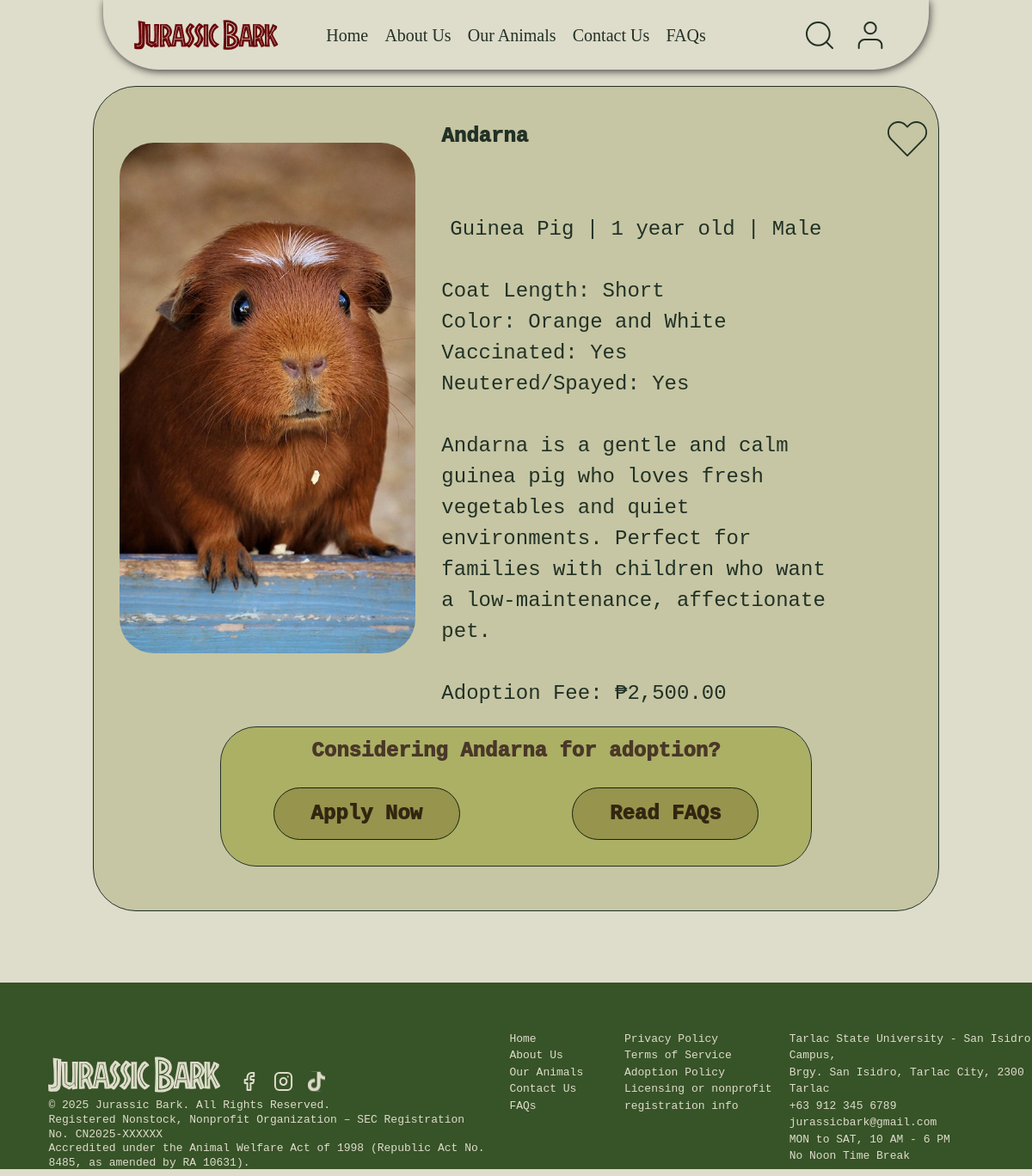
The app's page /petDetails.php?id=12, older data.
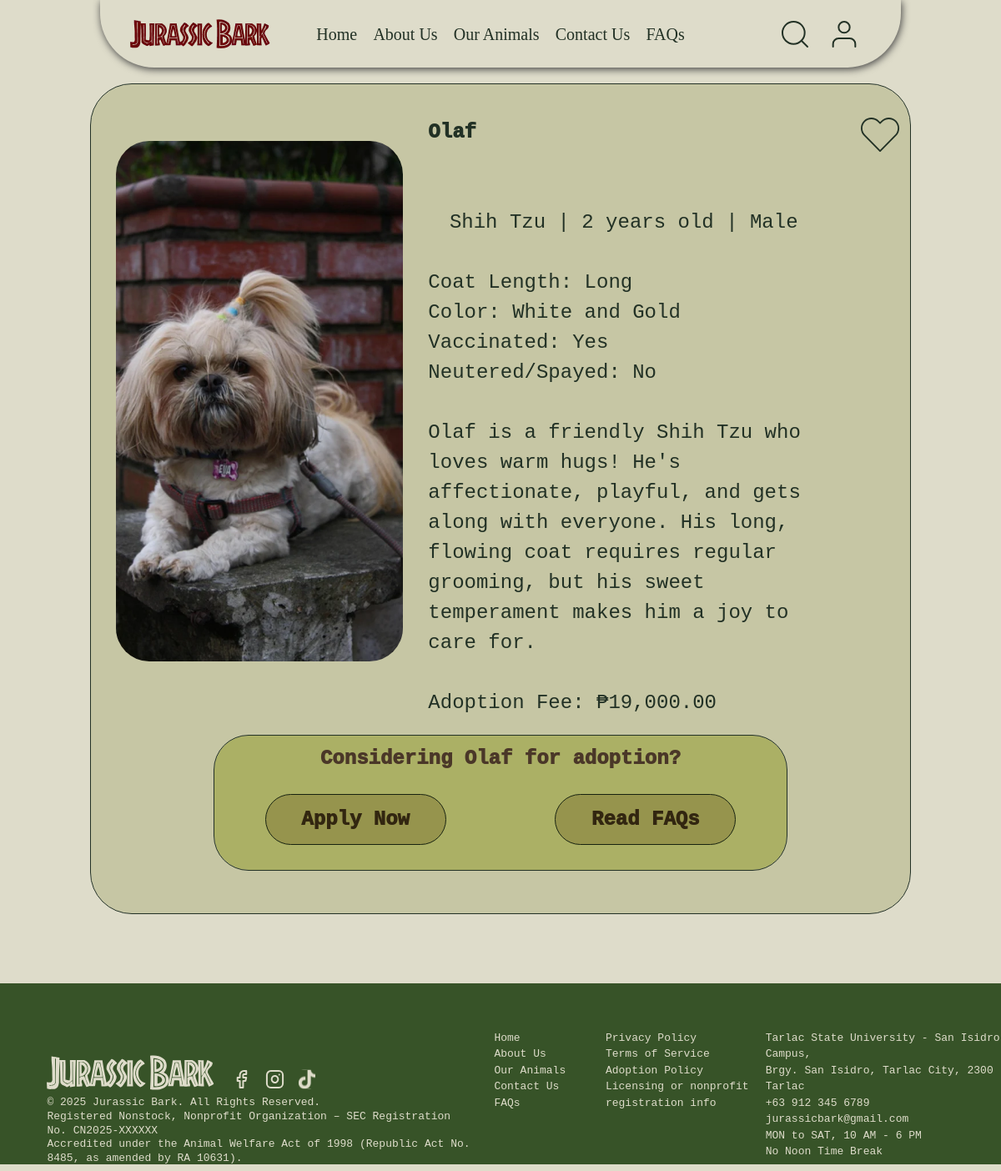
The same page, newer data.
### tables this page shows
CREATE TABLE `pets` (
  `petID` int(11) NOT NULL,
  `name` varchar(50) NOT NULL,
  `type` varchar(50) NOT NULL,
  `breed` varchar(50) NOT NULL,
  `age` int(11) NOT NULL,
  `price` double NOT NULL,
  `details` longtext NOT NULL CHECK (json_valid(`details`)),
  `imageDirectory` varchar(255) NOT NULL,
  `adoptedById` int(11) DEFAULT NULL
);

### petDetails.php (the view, shortened to what the changed rows need)
<?php
$petId = isset($_GET['id']) ? intval($_GET['id']) : 0;
$pet = null;
$error = null;
if ($petId > 0) {
    try {
        $host = '127.0.0.1';
        $dbname = 'adoptiondb';
        $username = 'root';
        $password = '';
        $pdo = new PDO("mysql:host=$host;dbname=$dbname;charset=utf8mb4", $username, $password);
        $pdo->setAttribute(PDO::ATTR_ERRMODE, PDO::ERRMODE_EXCEPTION);
        $stmt = $pdo->prepare("SELECT petID, name, type, breed, age, price, details, imageDirectory FROM pets WHERE petID = :petId");
        $stmt->bindParam(':petId', $petId, PDO::PARAM_INT);
        $stmt->execute();
        $pet = $stmt->fetch(PDO::FETCH_ASSOC);
    } catch (PDOException $e) {
        $error = "Database error: " . $e->getMessage();
    }
} else {
    $error = "Invalid pet ID.";
}
$gender = 'Unknown';
$color = 'Unknown';
$personality = 'No description available';
$vaccinated = 'Unknown';
$neutered = 'Unknown';
$coatLength = 'Unknown';
if ($pet) {
    $details = json_decode($pet['details'], true);
    if ($details) {
        $gender = isset($details['gender']) ? $details['gender'] : 'Unknown';
        $color = isset($details['color']) ? $details['color'] : 'Unknown';
        $personality = isset($details['personality']) ? $details['personality'] : 'No description available';
        $vaccinated = isset($details['vaccinated']) ? ($details['vaccinated'] ? 'Yes' : 'No') : 'Unknown';
        $neutered = isset($details['spayed_neutered']) ? ($details['spayed_neutered'] ? 'Yes' : 'No') : 'Unknown';
        $coatLength = isset($details['coat_length']) ? $details['coat_length'] : 'Unknown';
    }
}
$ageText = $pet ? ($pet['age'] > 1 ? $pet['age'] . ' years old' : $pet['age'] . ' year old') : '';
?>
<!DOCTYPE html>
<html lang="en">
<head>
    <link rel="stylesheet" href="petDetails.css">
    <link rel="stylesheet" href="global-application-styles.css">
    <link rel="stylesheet" href="globalFooterNav.css">
</head>
<body>
    <?php if ($error): ?>
        <div style="text-align: center; padding: 50px; width: 82%;">
            <h2>Error</h2>
            <p><?php echo htmlspecialchars($error); ?></p>
            <p><a href="ourAnimals.php" style="color: #223125; text-decoration: underline;">Back to Animals List</a></p>
        </div>
    <?php elseif ($pet): ?>
    <div class="petDetailsCon">
        <div class="petDetailsBg"></div>
        <div class="imageCon">
            <div class="imageHolder">
                <img class="petImage"
                     src="<?php echo htmlspecialchars($pet['imageDirectory']); ?>"
                     alt="<?php echo htmlspecialchars($pet['name']); ?>"
                     onerror="this.src='images/homeImages/petPics/default-pet.jpg'">
            </div>
        </div>
        <div class="petContent">
            <div class="petText">
                <p class="name"><?php echo htmlspecialchars($pet['name']); ?></p>
                <p class="details">
                    <p class="petTypeText" style="text-align: center" >
                        <?php echo htmlspecialchars($pet['breed']); ?> | <?php echo $ageText; ?> | <?php echo htmlspecialchars($gender); ?>
                    </p>
                    <br>
                    Coat Length: <?php echo htmlspecialchars($coatLength); ?> <br>
                    Color: <?php echo htmlspecialchars($color); ?> <br>
                    Vaccinated: <?php echo htmlspecialchars($vaccinated); ?> <br>
                    Neutered/Spayed: <?php echo htmlspecialchars($neutered); ?>
                    <br><br>
                    <?php echo htmlspecialchars($personality); ?>
                    <br><br>
                    Adoption Fee: ₱<?php echo number_format($pet['price'], 2); ?>
                </p>
            </div>
            <div class="petControls">
                <img class="heartIcon" src="images/ourAnimalsImages/heart icon.svg" alt="">
            </div>
        </div>
        <div id="bottomAdoption" class="adoption" >
            <div class="bottomAdoptionBg adoptionBg"></div>
            <p class="bottomAdoptionText adoptionText">Considering <?php echo htmlspecialchars($pet['name']); ?> for adoption?</p>
            <a href="user-application-page.html?petId=<?php echo $pet['petID']; ?>" class="bottomAdoptionBtn adoptionBtn">Apply Now</a>
            <div class="bottomAdoptionBtn adoptionBtn">Read FAQs</div>
        </div>
    </div>
    <?php endif; ?>
</body>
</html>

Row changes from the older to the newer data that the page shows:
changed pets "Male": imageDirectory+name: a different picture; name "Andarna" → "Olaf"; breed "Guinea Pig" → "Shih Tzu"; age "1 year old" → "2 years old"; details "Short" → "Long"; details "Orange and White" → "White and Gold"; details "Yes" → "No"; details "Andarna is a gentle and calm guinea pig who loves fresh vegetables and quiet environments. Perfect for families with children who want a low-maintenance, affectionate pet." → "Olaf is a friendly Shih Tzu who loves warm hugs! He's affectionate, playful, and gets along with everyone. His long, flowing coat requires regular grooming, but his sweet temperament makes him a joy to care for."; price "2,500.00" → "19,000.00"
